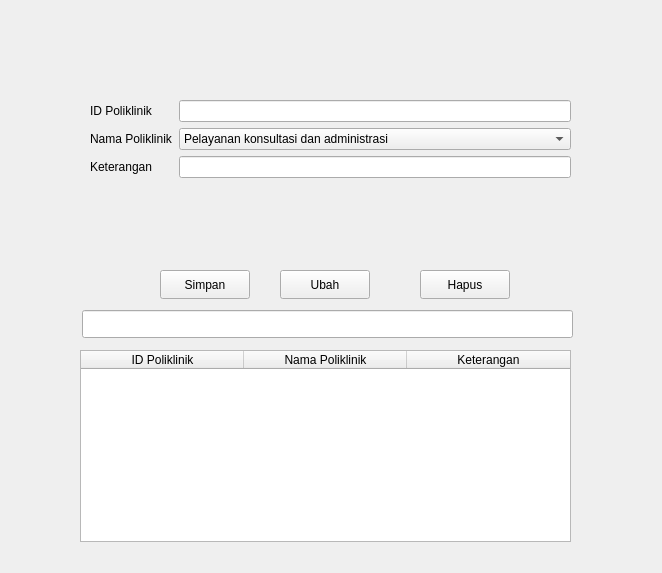
<?xml version="1.0" encoding="UTF-8"?>
<ui version="4.0">
 <class>Form</class>
 <widget class="QWidget" name="Form">
  <property name="geometry">
   <rect>
    <x>0</x>
    <y>0</y>
    <width>662</width>
    <height>573</height>
   </rect>
  </property>
  <property name="windowTitle">
   <string>Form</string>
  </property>
  <widget class="QWidget" name="formLayoutWidget">
   <property name="geometry">
    <rect>
     <x>90</x>
     <y>100</y>
     <width>481</width>
     <height>131</height>
    </rect>
   </property>
   <layout class="QFormLayout" name="formLayout">
    <item row="0" column="0">
     <widget class="QLabel" name="iDPoliklinikLabel">
      <property name="text">
       <string>ID Poliklinik</string>
      </property>
     </widget>
    </item>
    <item row="0" column="1">
     <widget class="QLineEdit" name="EditPoli"/>
    </item>
    <item row="1" column="0">
     <widget class="QLabel" name="namaPoliklinikLabel">
      <property name="text">
       <string>Nama Poliklinik</string>
      </property>
     </widget>
    </item>
    <item row="1" column="1">
     <widget class="QComboBox" name="cmbPoli">
      <item>
       <property name="text">
        <string>Pelayanan konsultasi dan administrasi</string>
       </property>
      </item>
      <item>
       <property name="text">
        <string>Pelayanan kesehatan dasar umum</string>
       </property>
      </item>
      <item>
       <property name="text">
        <string>Pelayanan kesehatan gigi dan mulut</string>
       </property>
      </item>
      <item>
       <property name="text">
        <string>Pelayanan kesehatan anak (pediatri)</string>
       </property>
      </item>
      <item>
       <property name="text">
        <string>Pelayanan obstetri dan ginekologi</string>
       </property>
      </item>
     </widget>
    </item>
    <item row="2" column="0">
     <widget class="QLabel" name="keteranganLabel">
      <property name="text">
       <string>Keterangan</string>
      </property>
     </widget>
    </item>
    <item row="2" column="1">
     <widget class="QLineEdit" name="EditKeterangan"/>
    </item>
   </layout>
  </widget>
  <widget class="QPushButton" name="btnSimpan">
   <property name="geometry">
    <rect>
     <x>160</x>
     <y>270</y>
     <width>90</width>
     <height>29</height>
    </rect>
   </property>
   <property name="text">
    <string>Simpan</string>
   </property>
  </widget>
  <widget class="QPushButton" name="btnUbah">
   <property name="geometry">
    <rect>
     <x>280</x>
     <y>270</y>
     <width>90</width>
     <height>29</height>
    </rect>
   </property>
   <property name="text">
    <string>Ubah</string>
   </property>
  </widget>
  <widget class="QPushButton" name="btnHapus">
   <property name="geometry">
    <rect>
     <x>420</x>
     <y>270</y>
     <width>90</width>
     <height>29</height>
    </rect>
   </property>
   <property name="text">
    <string>Hapus</string>
   </property>
  </widget>
  <widget class="QTableWidget" name="tableWidget">
   <property name="geometry">
    <rect>
     <x>80</x>
     <y>350</y>
     <width>491</width>
     <height>192</height>
    </rect>
   </property>
   <attribute name="horizontalHeaderDefaultSectionSize">
    <number>163</number>
   </attribute>
   <column>
    <property name="text">
     <string>ID Poliklinik</string>
    </property>
   </column>
   <column>
    <property name="text">
     <string>Nama Poliklinik</string>
    </property>
   </column>
   <column>
    <property name="text">
     <string>Keterangan</string>
    </property>
   </column>
  </widget>
  <widget class="QLineEdit" name="lineCari">
   <property name="geometry">
    <rect>
     <x>82</x>
     <y>310</y>
     <width>491</width>
     <height>28</height>
    </rect>
   </property>
  </widget>
 </widget>
 <resources/>
 <connections/>
</ui>
